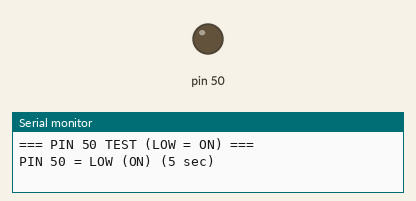
Simulated run of this sketch. Board: Arduino Mega 2560, built with avr-gcc and run on an emulated ATmega2560. On the bench: output pins drawn as LEDs (lit = HIGH), the last lines printed to the serial monitor.

Above: at 2.5 s.
At 7.5 s:
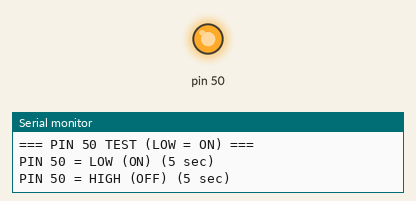
Timing chart, 0 to 13.0 s (numbered marks = the images above):
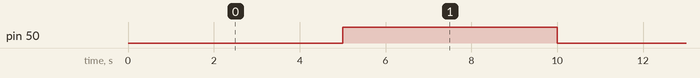

The sketch:

test_pin50_only.ino
```cpp
/**
 * Test PIN 50 ONLY - 5 sec cycles (LOW = ON)
 */

void setup() {
  Serial.begin(115200);
  pinMode(50, OUTPUT);
  digitalWrite(50, HIGH);
  Serial.println("\n=== PIN 50 TEST (LOW = ON) ===\n");
}

void loop() {
  Serial.println("PIN 50 = LOW (ON) (5 sec)");
  digitalWrite(50, LOW);
  delay(5000);

  Serial.println("PIN 50 = HIGH (OFF) (5 sec)");
  digitalWrite(50, HIGH);
  delay(5000);
}
```

Measured:
- by itself, pin 50: alternates HIGH for 5.0 s and LOW for 5.0 s
